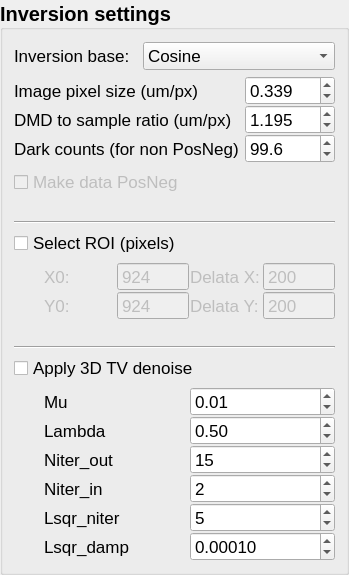
            <widget class="QGroupBox" name="groupBox_settings">
             <property name="font">
              <font>
               <pointsize>15</pointsize>
               <weight>75</weight>
               <bold>true</bold>
              </font>
             </property>
             <property name="title">
              <string>Inversion settings</string>
             </property>
             <property name="alignment">
              <set>Qt::AlignLeading|Qt::AlignLeft|Qt::AlignVCenter</set>
             </property>
             <property name="flat">
              <bool>false</bool>
             </property>
             <layout class="QVBoxLayout" name="verticalLayout_3">
              <property name="topMargin">
               <number>12</number>
              </property>
              <item>
               <layout class="QGridLayout" name="gridLayout_19" columnstretch="0,0">
                <item row="1" column="0">
                 <widget class="QLabel" name="label_22">
                  <property name="font">
                   <font>
                    <pointsize>13</pointsize>
                    <weight>50</weight>
                    <bold>false</bold>
                   </font>
                  </property>
                  <property name="text">
                   <string>Inversion base:</string>
                  </property>
                 </widget>
                </item>
                <item row="1" column="1">
                 <widget class="QComboBox" name="comboBox_base">
                  <property name="font">
                   <font>
                    <pointsize>13</pointsize>
                    <weight>50</weight>
                    <bold>false</bold>
                   </font>
                  </property>
                  <property name="autoFillBackground">
                   <bool>false</bool>
                  </property>
                  <item>
                   <property name="text">
                    <string>Cosine</string>
                   </property>
                  </item>
                  <item>
                   <property name="text">
                    <string>Square wave</string>
                   </property>
                  </item>
                  <item>
                   <property name="text">
                    <string>Hadamard</string>
                   </property>
                  </item>
                  <item>
                   <property name="text">
                    <string>Walsh Hadamard</string>
                   </property>
                  </item>
                  <item>
                   <property name="text">
                    <string>Scrambled Hadamard</string>
                   </property>
                  </item>
                 </widget>
                </item>
               </layout>
              </item>
              <item>
               <layout class="QGridLayout" name="gridLayout_6" columnstretch="3,1">
                <property name="topMargin">
                 <number>0</number>
                </property>
                <property name="verticalSpacing">
                 <number>0</number>
                </property>
                <item row="0" column="0">
                 <widget class="QLabel" name="label_pixel_size">
                  <property name="font">
                   <font>
                    <pointsize>13</pointsize>
                    <weight>50</weight>
                    <bold>false</bold>
                   </font>
                  </property>
                  <property name="text">
                   <string>Image pixel size (um/px)</string>
                  </property>
                  <property name="wordWrap">
                   <bool>true</bool>
                  </property>
                 </widget>
                </item>
                <item row="0" column="1">
                 <widget class="QDoubleSpinBox" name="doubleSpinBox_pixel_size">
                  <property name="font">
                   <font>
                    <pointsize>13</pointsize>
                    <weight>50</weight>
                    <bold>false</bold>
                   </font>
                  </property>
                  <property name="decimals">
                   <number>3</number>
                  </property>
                  <property name="singleStep">
                   <double>0.100000000000000</double>
                  </property>
                  <property name="value">
                   <double>0.339000000000000</double>
                  </property>
                 </widget>
                </item>
                <item row="1" column="1">
                 <widget class="QDoubleSpinBox" name="doubleSpinBox_dmd_to_sample">
                  <property name="font">
                   <font>
                    <pointsize>13</pointsize>
                    <weight>50</weight>
                    <bold>false</bold>
                   </font>
                  </property>
                  <property name="decimals">
                   <number>3</number>
                  </property>
                  <property name="value">
                   <double>1.195000000000000</double>
                  </property>
                 </widget>
                </item>
                <item row="1" column="0">
                 <widget class="QLabel" name="label_2">
                  <property name="font">
                   <font>
                    <pointsize>13</pointsize>
                    <weight>50</weight>
                    <bold>false</bold>
                   </font>
                  </property>
                  <property name="text">
                   <string>DMD to sample ratio (um/px)</string>
                  </property>
                  <property name="wordWrap">
                   <bool>true</bool>
                  </property>
                 </widget>
                </item>
                <item row="2" column="0">
                 <widget class="QLabel" name="label_3">
                  <property name="font">
                   <font>
                    <pointsize>13</pointsize>
                    <weight>50</weight>
                    <bold>false</bold>
                   </font>
                  </property>
                  <property name="text">
                   <string>Dark counts (for non PosNeg)</string>
                  </property>
                 </widget>
                </item>
                <item row="2" column="1">
                 <widget class="QDoubleSpinBox" name="doubleSpinBox_dark_counts">
                  <property name="font">
                   <font>
                    <pointsize>13</pointsize>
                    <weight>50</weight>
                    <bold>false</bold>
                   </font>
                  </property>
                  <property name="decimals">
                   <number>1</number>
                  </property>
                  <property name="maximum">
                   <double>60000.000000000000000</double>
                  </property>
                  <property name="singleStep">
                   <double>10.000000000000000</double>
                  </property>
                  <property name="value">
                   <double>99.599999999999994</double>
                  </property>
                 </widget>
                </item>
               </layout>
              </item>
              <item>
               <widget class="QCheckBox" name="checkBox_make_posneg">
                <property name="enabled">
                 <bool>false</bool>
                </property>
                <property name="font">
                 <font>
                  <pointsize>13</pointsize>
                  <weight>50</weight>
                  <bold>false</bold>
                 </font>
                </property>
                <property name="text">
                 <string>Make data PosNeg</string>
                </property>
               </widget>
              </item>
              <item>
               <spacer name="verticalSpacer_18">
                <property name="orientation">
                 <enum>Qt::Vertical</enum>
                </property>
                <property name="sizeType">
                 <enum>QSizePolicy::Fixed</enum>
                </property>
                <property name="sizeHint" stdset="0">
                 <size>
                  <width>20</width>
                  <height>20</height>
                 </size>
                </property>
               </spacer>
              </item>
              <item>
               <widget class="Line" name="line_7">
                <property name="font">
                 <font>
                  <pointsize>13</pointsize>
                  <weight>50</weight>
                  <bold>false</bold>
                 </font>
                </property>
                <property name="orientation">
                 <enum>Qt::Horizontal</enum>
                </property>
               </widget>
              </item>
              <item>
               <widget class="QCheckBox" name="checkBox_select_ROI">
                <property name="font">
                 <font>
                  <pointsize>13</pointsize>
                  <weight>50</weight>
                  <bold>false</bold>
                 </font>
                </property>
                <property name="text">
                 <string>Select ROI (pixels)</string>
                </property>
                <property name="checkable">
                 <bool>true</bool>
                </property>
               </widget>
              </item>
              <item>
               <widget class="QWidget" name="widget_ROI_params" native="true">
                <property name="enabled">
                 <bool>false</bool>
                </property>
                <property name="font">
                 <font>
                  <pointsize>13</pointsize>
                  <weight>50</weight>
                  <bold>false</bold>
                 </font>
                </property>
                <layout class="QGridLayout" name="gridLayout_20">
                 <property name="leftMargin">
                  <number>30</number>
                 </property>
                 <property name="topMargin">
                  <number>0</number>
                 </property>
                 <property name="rightMargin">
                  <number>0</number>
                 </property>
                 <property name="bottomMargin">
                  <number>0</number>
                 </property>
                 <property name="horizontalSpacing">
                  <number>1</number>
                 </property>
                 <property name="verticalSpacing">
                  <number>0</number>
                 </property>
                 <item row="0" column="1">
                  <widget class="QSpinBox" name="spinBox_x0">
                   <property name="buttonSymbols">
                    <enum>QAbstractSpinBox::NoButtons</enum>
                   </property>
                   <property name="maximum">
                    <number>99999</number>
                   </property>
                   <property name="value">
                    <number>924</number>
                   </property>
                  </widget>
                 </item>
                 <item row="0" column="0">
                  <widget class="QLabel" name="label_23">
                   <property name="text">
                    <string>X0:</string>
                   </property>
                  </widget>
                 </item>
                 <item row="0" column="3">
                  <widget class="QSpinBox" name="spinBox_delta_x">
                   <property name="buttonSymbols">
                    <enum>QAbstractSpinBox::NoButtons</enum>
                   </property>
                   <property name="maximum">
                    <number>99999</number>
                   </property>
                   <property name="value">
                    <number>200</number>
                   </property>
                  </widget>
                 </item>
                 <item row="0" column="2">
                  <widget class="QLabel" name="label_24">
                   <property name="text">
                    <string>Delata X:</string>
                   </property>
                  </widget>
                 </item>
                 <item row="1" column="0">
                  <widget class="QLabel" name="label_25">
                   <property name="text">
                    <string>Y0:</string>
                   </property>
                  </widget>
                 </item>
                 <item row="1" column="1">
                  <widget class="QSpinBox" name="spinBox_y0">
                   <property name="buttonSymbols">
                    <enum>QAbstractSpinBox::NoButtons</enum>
                   </property>
                   <property name="maximum">
                    <number>99999</number>
                   </property>
                   <property name="value">
                    <number>924</number>
                   </property>
                  </widget>
                 </item>
                 <item row="1" column="2">
                  <widget class="QLabel" name="label_26">
                   <property name="text">
                    <string>Delata Y:</string>
                   </property>
                  </widget>
                 </item>
                 <item row="1" column="3">
                  <widget class="QSpinBox" name="spinBox_delta_y">
                   <property name="buttonSymbols">
                    <enum>QAbstractSpinBox::NoButtons</enum>
                   </property>
                   <property name="maximum">
                    <number>99999</number>
                   </property>
                   <property name="value">
                    <number>200</number>
                   </property>
                  </widget>
                 </item>
                 <item row="2" column="1">
                  <spacer name="verticalSpacer_19">
                   <property name="orientation">
                    <enum>Qt::Vertical</enum>
                   </property>
                   <property name="sizeType">
                    <enum>QSizePolicy::Fixed</enum>
                   </property>
                   <property name="sizeHint" stdset="0">
                    <size>
                     <width>20</width>
                     <height>20</height>
                    </size>
                   </property>
                  </spacer>
                 </item>
                </layout>
               </widget>
              </item>
              <item>
               <widget class="Line" name="line_9">
                <property name="font">
                 <font>
                  <pointsize>13</pointsize>
                  <weight>50</weight>
                  <bold>false</bold>
                 </font>
                </property>
                <property name="orientation">
                 <enum>Qt::Horizontal</enum>
                </property>
               </widget>
              </item>
              <item>
               <widget class="QCheckBox" name="checkBox_denoise">
                <property name="enabled">
                 <bool>true</bool>
                </property>
                <property name="font">
                 <font>
                  <pointsize>13</pointsize>
                  <weight>50</weight>
                  <bold>false</bold>
                 </font>
                </property>
                <property name="text">
                 <string>Apply 3D TV denoise</string>
                </property>
               </widget>
              </item>
              <item>
               <widget class="QWidget" name="widget_denoise_params" native="true">
                <property name="enabled">
                 <bool>true</bool>
                </property>
                <property name="font">
                 <font>
                  <pointsize>13</pointsize>
                  <weight>50</weight>
                  <bold>false</bold>
                 </font>
                </property>
                <layout class="QGridLayout" name="gridLayout_21" columnstretch="1,1">
                 <property name="leftMargin">
                  <number>30</number>
                 </property>
                 <property name="topMargin">
                  <number>0</number>
                 </property>
                 <property name="rightMargin">
                  <number>0</number>
                 </property>
                 <property name="bottomMargin">
                  <number>0</number>
                 </property>
                 <property name="spacing">
                  <number>0</number>
                 </property>
                 <item row="0" column="0">
                  <widget class="QLabel" name="label_27">
                   <property name="enabled">
                    <bool>true</bool>
                   </property>
                   <property name="text">
                    <string>Mu</string>
                   </property>
                  </widget>
                 </item>
                 <item row="0" column="1">
                  <widget class="QDoubleSpinBox" name="doubleSpinBox_mu">
                   <property name="enabled">
                    <bool>true</bool>
                   </property>
                   <property name="singleStep">
                    <double>0.010000000000000</double>
                   </property>
                   <property name="value">
                    <double>0.010000000000000</double>
                   </property>
                  </widget>
                 </item>
                 <item row="1" column="0">
                  <widget class="QLabel" name="label_28">
                   <property name="enabled">
                    <bool>true</bool>
                   </property>
                   <property name="text">
                    <string>Lambda</string>
                   </property>
                  </widget>
                 </item>
                 <item row="1" column="1">
                  <widget class="QDoubleSpinBox" name="doubleSpinBox_lamda">
                   <property name="enabled">
                    <bool>true</bool>
                   </property>
                   <property name="singleStep">
                    <double>0.500000000000000</double>
                   </property>
                   <property name="value">
                    <double>0.500000000000000</double>
                   </property>
                  </widget>
                 </item>
                 <item row="2" column="0">
                  <widget class="QLabel" name="label_29">
                   <property name="enabled">
                    <bool>true</bool>
                   </property>
                   <property name="text">
                    <string>Niter_out</string>
                   </property>
                  </widget>
                 </item>
                 <item row="3" column="0">
                  <widget class="QLabel" name="label_30">
                   <property name="enabled">
                    <bool>true</bool>
                   </property>
                   <property name="text">
                    <string>Niter_in</string>
                   </property>
                  </widget>
                 </item>
                 <item row="4" column="0">
                  <widget class="QLabel" name="label_31">
                   <property name="enabled">
                    <bool>true</bool>
                   </property>
                   <property name="text">
                    <string>Lsqr_niter</string>
                   </property>
                  </widget>
                 </item>
                 <item row="5" column="0">
                  <widget class="QLabel" name="label_32">
                   <property name="enabled">
                    <bool>true</bool>
                   </property>
                   <property name="text">
                    <string>Lsqr_damp</string>
                   </property>
                  </widget>
                 </item>
                 <item row="2" column="1">
                  <widget class="QSpinBox" name="spinBox_niter_out">
                   <property name="enabled">
                    <bool>true</bool>
                   </property>
                   <property name="value">
                    <number>15</number>
                   </property>
                  </widget>
                 </item>
                 <item row="4" column="1">
                  <widget class="QSpinBox" name="spinBox_lsqr_niter">
                   <property name="enabled">
                    <bool>true</bool>
                   </property>
                   <property name="value">
                    <number>5</number>
                   </property>
                  </widget>
                 </item>
                 <item row="3" column="1">
                  <widget class="QSpinBox" name="spinBox_niter_in">
                   <property name="enabled">
                    <bool>true</bool>
                   </property>
                   <property name="value">
                    <number>2</number>
                   </property>
                  </widget>
                 </item>
                 <item row="5" column="1">
                  <widget class="QDoubleSpinBox" name="doubleSpinBox_lsqr_damp">
                   <property name="enabled">
                    <bool>true</bool>
                   </property>
                   <property name="decimals">
                    <number>5</number>
                   </property>
                   <property name="singleStep">
                    <double>0.000100000000000</double>
                   </property>
                   <property name="value">
                    <double>0.000100000000000</double>
                   </property>
                  </widget>
                 </item>
                </layout>
               </widget>
              </item>
              <item>
               <spacer name="verticalSpacer_3">
                <property name="orientation">
                 <enum>Qt::Vertical</enum>
                </property>
                <property name="sizeType">
                 <enum>QSizePolicy::MinimumExpanding</enum>
                </property>
                <property name="sizeHint" stdset="0">
                 <size>
                  <width>20</width>
                  <height>0</height>
                 </size>
                </property>
               </spacer>
              </item>
             </layout>
            </widget>
